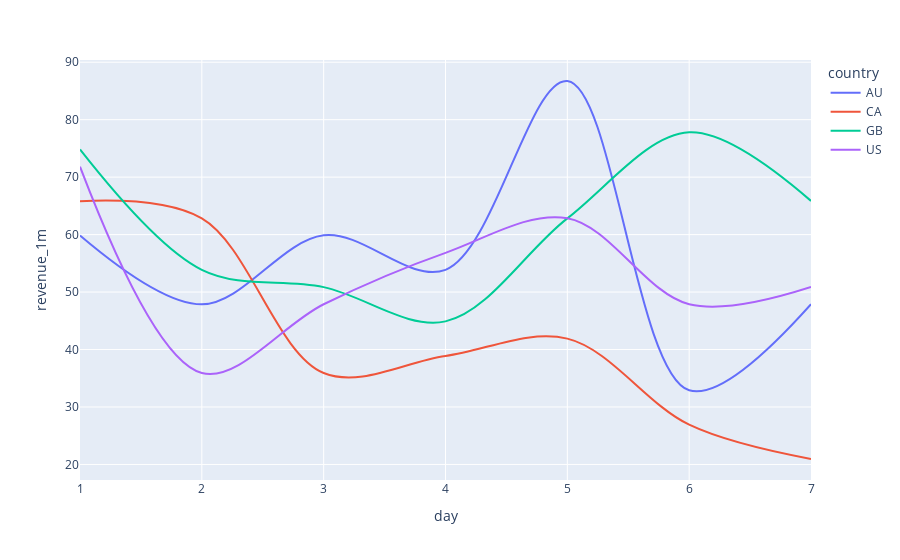

Notebook source saved alongside this figure:
### Code cell
fig = px.line(merged2, x='day', y='revenue_1m', color='country', line_group='country', hover_name='country',
        line_shape='spline', render_mode='svg')
fig.show()

### Figure 1 — Plotly figure (JSON) as saved in the notebook; plotly's stock layout.template omitted (floating-point values rounded to 4 significant figures)
{"data": [{"hovertemplate": "<b>%{hovertext}</b><br><br>country=AU<br>day=%{x}<br>revenue_1m=%{y}<extra></extra>", "hovertext": ["AU", "AU", "AU", "AU", "AU", "AU", "AU"], "legendgroup": "AU", "line": {"color": "#636efa", "dash": "solid", "shape": "spline"}, "marker": {"symbol": "circle"}, "mode": "lines", "name": "AU", "orientation": "v", "showlegend": true, "type": "scatter", "x": [1, 2, 3, 4, 5, 6, 7], "xaxis": "x", "y": [59.85, 47.86, 59.88, 53.87, 86.73, 32.91, 47.9], "yaxis": "y"}, {"hovertemplate": "<b>%{hovertext}</b><br><br>country=CA<br>day=%{x}<br>revenue_1m=%{y}<extra></extra>", "hovertext": ["CA", "CA", "CA", "CA", "CA", "CA", "CA"], "legendgroup": "CA", "line": {"color": "#EF553B", "dash": "solid", "shape": "spline"}, "marker": {"symbol": "circle"}, "mode": "lines", "name": "CA", "orientation": "v", "showlegend": true, "type": "scatter", "x": [1, 2, 3, 4, 5, 6, 7], "xaxis": "x", "y": [65.81, 62.82, 35.92, 38.88, 41.9, 26.92, 20.95], "yaxis": "y"}, {"hovertemplate": "<b>%{hovertext}</b><br><br>country=GB<br>day=%{x}<br>revenue_1m=%{y}<extra></extra>", "hovertext": ["GB", "GB", "GB", "GB", "GB", "GB", "GB"], "legendgroup": "GB", "line": {"color": "#00cc96", "dash": "solid", "shape": "spline"}, "marker": {"symbol": "circle"}, "mode": "lines", "name": "GB", "orientation": "v", "showlegend": true, "type": "scatter", "x": [1, 2, 3, 4, 5, 6, 7], "xaxis": "x", "y": [74.82, 53.86, 50.86, 44.9, 62.82, 77.79, 65.86], "yaxis": "y"}, {"hovertemplate": "<b>%{hovertext}</b><br><br>country=US<br>day=%{x}<br>revenue_1m=%{y}<extra></extra>", "hovertext": ["US", "US", "US", "US", "US", "US", "US"], "legendgroup": "US", "line": {"color": "#ab63fa", "dash": "solid", "shape": "spline"}, "marker": {"symbol": "circle"}, "mode": "lines", "name": "US", "orientation": "v", "showlegend": true, "type": "scatter", "x": [1, 2, 3, 4, 5, 6, 7], "xaxis": "x", "y": [71.82, 35.91, 47.88, 56.83, 62.86, 47.89, 50.89], "yaxis": "y"}], "layout": {"legend": {"title": {"text": "country"}, "tracegroupgap": 0}, "margin": {"t": 60}, "xaxis": {"anchor": "y", "domain": [0, 1], "title": {"text": "day"}}, "yaxis": {"anchor": "x", "domain": [0, 1], "title": {"text": "revenue_1m"}}}}
